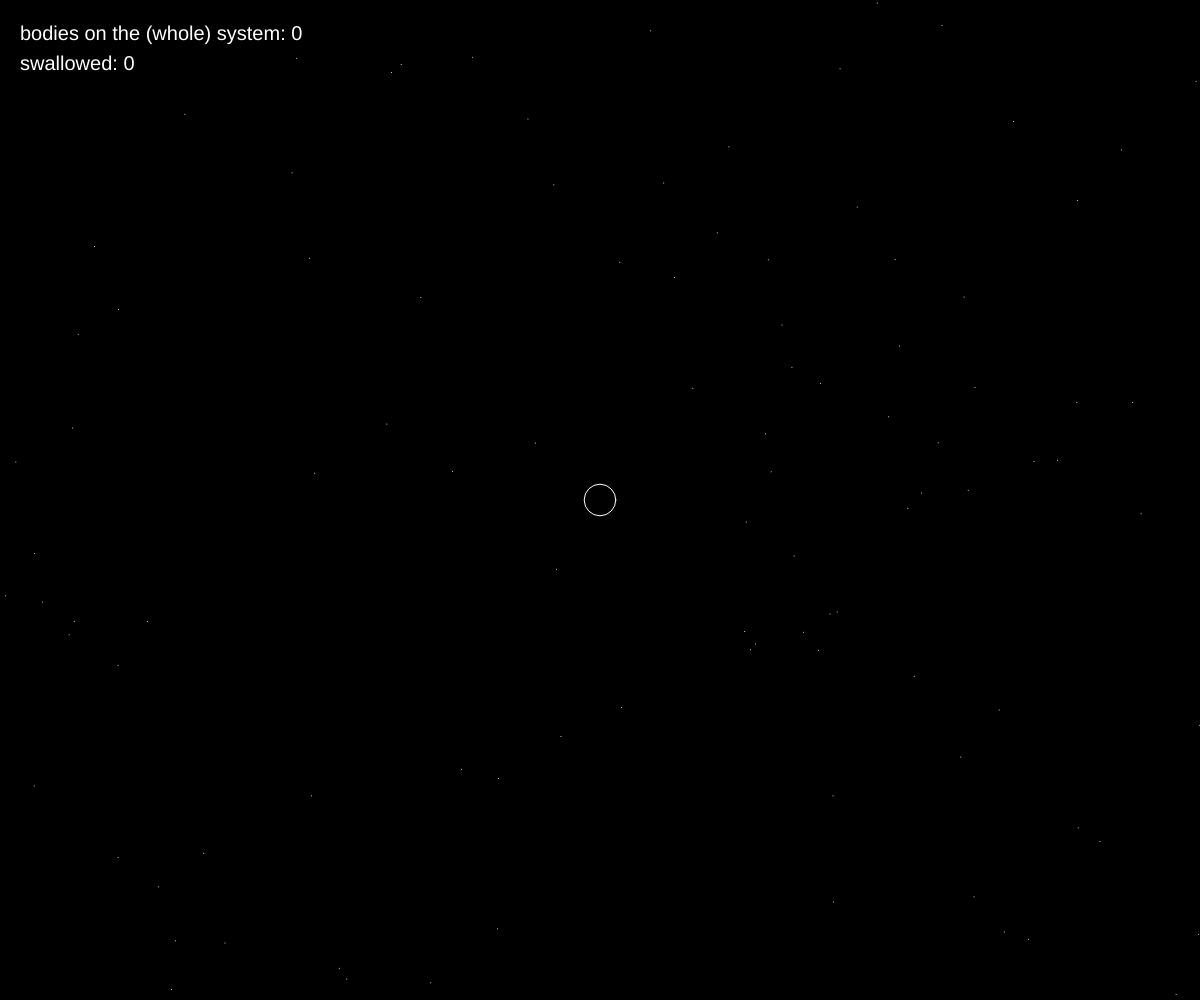
Frame 1 (no input)
Frame 60 (no input): identical to frame 1, image omitted
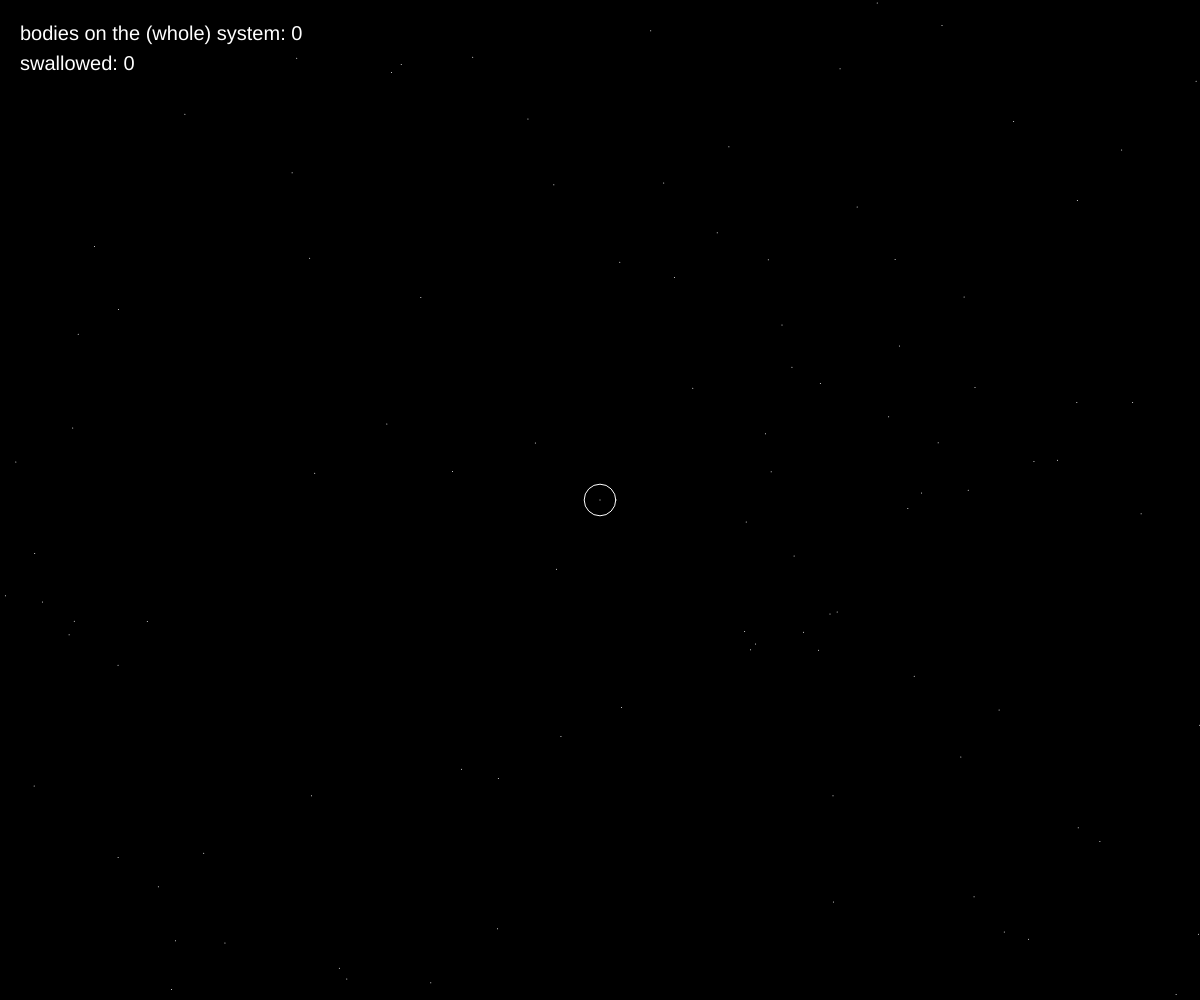
Frame 120 (the mouse pressed at the canvas centre since frame 60)

The p5.js sketch that drew these frames (run headless with seeded random() and noise() and a simulated clock; from frame 60 on, the mouse is pressed at the canvas centre):

// p5.js sketch
// ── sketch.js
let G = 1;
let centralMass = 1000;
let centralObject;
let objects = [];
let stars = [];

let initialMouseX;
let initialMouseY;

let numObjects = 0; 
let numSwallowed = 0; 

function setup() {
  createCanvas(windowWidth, windowHeight);
  centralObject = new GravitationalObject(width/2, height/2, centralMass);

  for (let i = 0; i < 100; i++) {
    stars.push(createVector(random(width), random(height)));
  }
}

function draw() {
  background(0);

  for (let star of stars) {
    stroke(255, 500);
    point(star.x, star.y);
  }

  centralObject.draw();
  
  for (let object of objects) {
    object.draw();
    object.update();
  }
  
  if (mouseIsPressed) {
    let x = initialMouseX;
    let y = initialMouseY;
    let sensitivity = 0.05;
    let vx = (initialMouseX - mouseX) * sensitivity;
    let vy = (initialMouseY - mouseY) * sensitivity;
    
    stroke(255, 100);
    noFill();
    beginShape();
    for (let i = 0; i < 300; i++) {
      if (dist(x, y, centralObject.x, centralObject.y) < centralObject.r) {
        break;
      }
      vertex(x, y);
      let ax = G * centralMass * (centralObject.x - x) / pow(dist(x, y, centralObject.x, centralObject.y), 3);
      let ay = G * centralMass * (centralObject.y - y) / pow(dist(x, y, centralObject.x, centralObject.y), 3);
      vx += ax;
      vy += ay;
      x += vx;
      y += vy;
    }
    endShape();
    
    stroke(255);
    line(initialMouseX, initialMouseY, mouseX, mouseY);
  }

   fill(255);
   noStroke();
   textSize(20);
   text(`bodies on the (whole) system: ${numObjects}`, 20, 40);
   text(`swallowed: ${numSwallowed}`, 20, 70);
}

function mousePressed() {
  initialMouseX = mouseX;
  initialMouseY = mouseY;
}

function mouseReleased() {
  let x = initialMouseX;
  let y = initialMouseY;
  let sensitivity = 0.05;
  let vx = (initialMouseX - mouseX) * sensitivity;
  let vy = (initialMouseY - mouseY) * sensitivity;
  
  objects.push(new GravitationalObject(x, y, random(10), vx, vy));

  numObjects++; 
}

class GravitationalObject {
  constructor(x, y, m, vx=0, vy=0) {
    this.x = x;
    this.y = y;
    this.m = m;
    this.vx = vx;
    this.vy = vy;
    this.alpha = 255; 
    
    if (m == centralMass) {
      this.r = sqrt(this.m) / 2; 
    } else {
      this.r = sqrt(this.m) * 2; 
    }
    
    this.trail = [];
  }
  
  draw() {
    if (this.m == centralMass) {

      fill(0);
      stroke(255);
      strokeWeight(1);
      circle(this.x, this.y, this.r*2);
    } else {

      noStroke();
      fill(255);
      circle(this.x, this.y, this.r*2);
    
      noFill();
      beginShape();
      for (let i = 0; i < this.trail.length; i++) {
        let p = this.trail[i];
        stroke(255, map(i, 0, this.trail.length, 100, 255));
        vertex(p.x, p.y);
      }
      endShape();
      
      this.trail.push(createVector(this.x, this.y));
      
      if (this.trail.length > 100) {
        this.trail.splice(0,1);
      }
    }
  }
  
  update() {
    let ax = G * centralMass * (centralObject.x - this.x) / pow(dist(this.x, this.y, centralObject.x, centralObject.y),3);
    let ay = G * centralMass * (centralObject.y - this.y) / pow(dist(this.x, this.y, centralObject.x, centralObject.y),3);
    
    for (let object of objects) {
      if (object != this) {
        ax += G * object.m * (object.x - this.x) / pow(dist(this.x, this.y, object.x, object.y),3);
        ay += G * object.m * (object.y - this.y) / pow(dist(this.x, this.y, object.x, object.y),3);
      }
    }
    
    this.vx += ax;
    this.vy += ay;
    
    this.x += this.vx;
    this.y += this.vy;

    if (dist(this.x, this.y, centralObject.x, centralObject.y) < centralObject.r) {
      numSwallowed++; 
      numObjects--; 
      let index = objects.indexOf(this);
      if (index != -1) {
        objects.splice(index, 1);
      }
    }
  }
}
